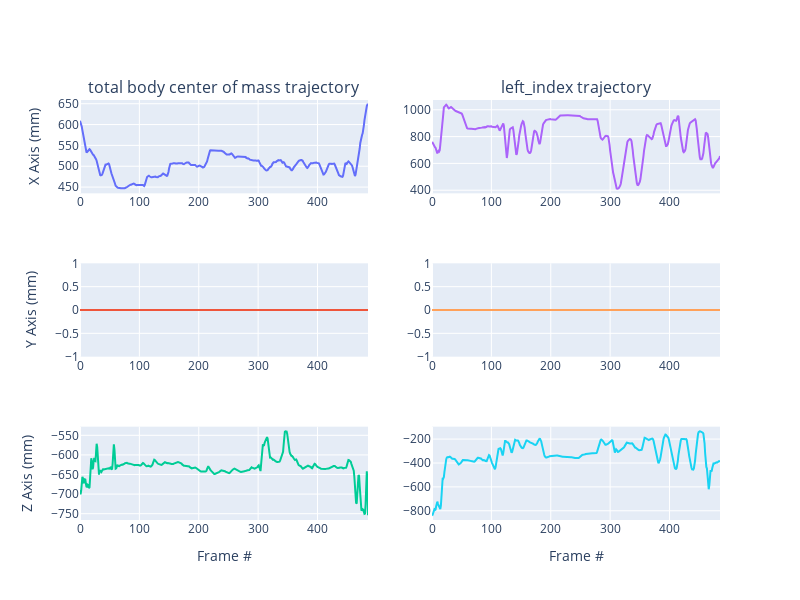

This figure's notebook cell:
### Markdown cell above
## Plotting

After loading our data, we are going to create some plots to better visualize it. Specifically, we are plotting the trajectory of the total body center of mass and the trajectory of the chosen joint (`nose` by default, but you can replace that and rerun this notebook to plot a different trajectory).

The first three plots (in column 1) represent the X, Y, and Z trajectories of the total body center of mass. The next three plots (in column 2) represent the X, Y, and Z trajectories of the chosen joint.

Note: The X, Y, and Z values refer to the three dimensions in space.

You can click and drag on the plots below to interact with them and zoom into certain areas. When hovering over the plot, you can see additional options in the top right to pan, zoom, reset, and download the plots.

### Code cell
fig = make_subplots(rows=3, cols=2, subplot_titles=('total body center of mass trajectory',f'{joint_to_plot} trajectory'))

fig.add_trace(
    go.Scatter(y = total_body_com_data[:,0]),
    row=1, col=1
)

fig.add_trace(
    go.Scatter(y = total_body_com_data[:,1]),
    row=2, col=1
)

fig.add_trace(
    go.Scatter(y = total_body_com_data[:,2]),
    row=3, col=1
)

fig.add_trace(
        go.Scatter(y = freemocap_3d_body_data_to_plot[:,0]),
    row=1, col=2
)

fig.add_trace(
        go.Scatter(y = freemocap_3d_body_data_to_plot[:,1]),
    row=2, col=2
)

fig.add_trace(
        go.Scatter(y = freemocap_3d_body_data_to_plot[:,2]),
    row=3, col=2
)

#COM plot axes labels 
fig['layout']['yaxis']['title']='X Axis (mm)'
fig['layout']['yaxis3']['title']='Y Axis (mm)'
fig['layout']['yaxis5']['title']='Z Axis (mm)'
fig['layout']['xaxis5']['title']='Frame #'
fig['layout']['xaxis6']['title']='Frame #'




fig.update_layout(height=600, width=800,showlegend=False)
fig.show()

### Figure 1 — Plotly figure (JSON) as saved in the notebook; plotly's stock layout.template omitted (floating-point values rounded to 4 significant figures; data arrays with more than 128 entries replaced by an {"elided": "..."} marker saying what was removed)
{"data": [{"type": "scatter", "xaxis": "x", "y": {"elided": "486 float values"}, "yaxis": "y"}, {"type": "scatter", "xaxis": "x3", "y": {"elided": "486 int values"}, "yaxis": "y3"}, {"type": "scatter", "xaxis": "x5", "y": {"elided": "486 float values"}, "yaxis": "y5"}, {"type": "scatter", "xaxis": "x2", "y": {"elided": "486 float values"}, "yaxis": "y2"}, {"type": "scatter", "xaxis": "x4", "y": {"elided": "486 int values"}, "yaxis": "y4"}, {"type": "scatter", "xaxis": "x6", "y": {"elided": "486 float values"}, "yaxis": "y6"}], "layout": {"annotations": [{"font": {"size": 16}, "showarrow": false, "text": "total body center of mass trajectory", "x": 0.225, "xanchor": "center", "xref": "paper", "y": 1, "yanchor": "bottom", "yref": "paper"}, {"font": {"size": 16}, "showarrow": false, "text": "left_index trajectory", "x": 0.775, "xanchor": "center", "xref": "paper", "y": 1, "yanchor": "bottom", "yref": "paper"}], "height": 600, "showlegend": false, "width": 800, "xaxis": {"anchor": "y", "domain": [0, 0.45]}, "xaxis2": {"anchor": "y2", "domain": [0.55, 1]}, "xaxis3": {"anchor": "y3", "domain": [0, 0.45]}, "xaxis4": {"anchor": "y4", "domain": [0.55, 1]}, "xaxis5": {"anchor": "y5", "domain": [0, 0.45], "title": {"text": "Frame #"}}, "xaxis6": {"anchor": "y6", "domain": [0.55, 1], "title": {"text": "Frame #"}}, "yaxis": {"anchor": "x", "domain": [0.7778, 1], "title": {"text": "X Axis (mm)"}}, "yaxis2": {"anchor": "x2", "domain": [0.7778, 1]}, "yaxis3": {"anchor": "x3", "domain": [0.3889, 0.6111], "title": {"text": "Y Axis (mm)"}}, "yaxis4": {"anchor": "x4", "domain": [0.3889, 0.6111]}, "yaxis5": {"anchor": "x5", "domain": [0, 0.2222], "title": {"text": "Z Axis (mm)"}}, "yaxis6": {"anchor": "x6", "domain": [0, 0.2222]}}}
